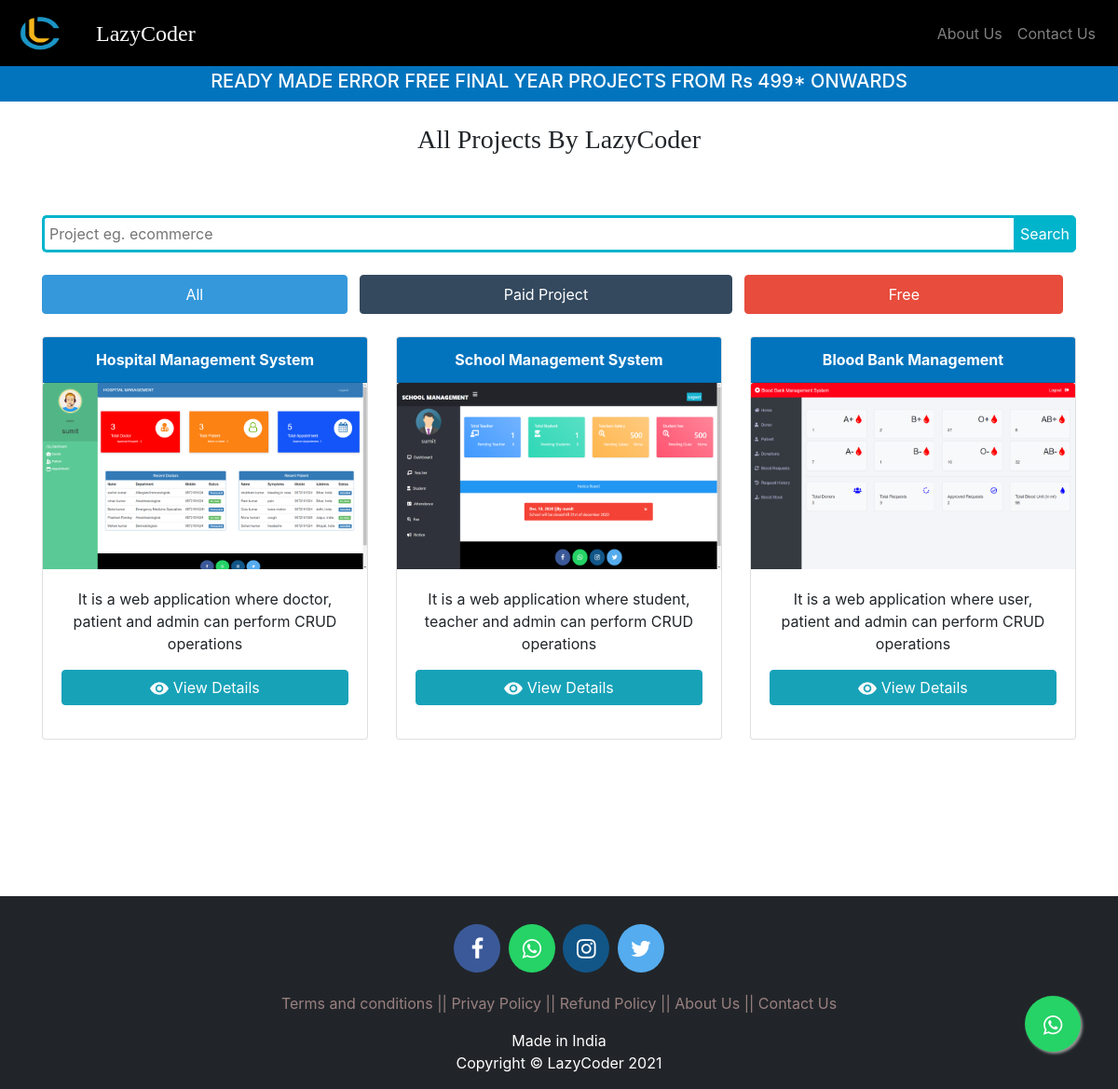
/all-projects-by-lazycoder, run on an earlier commit of the app's database.
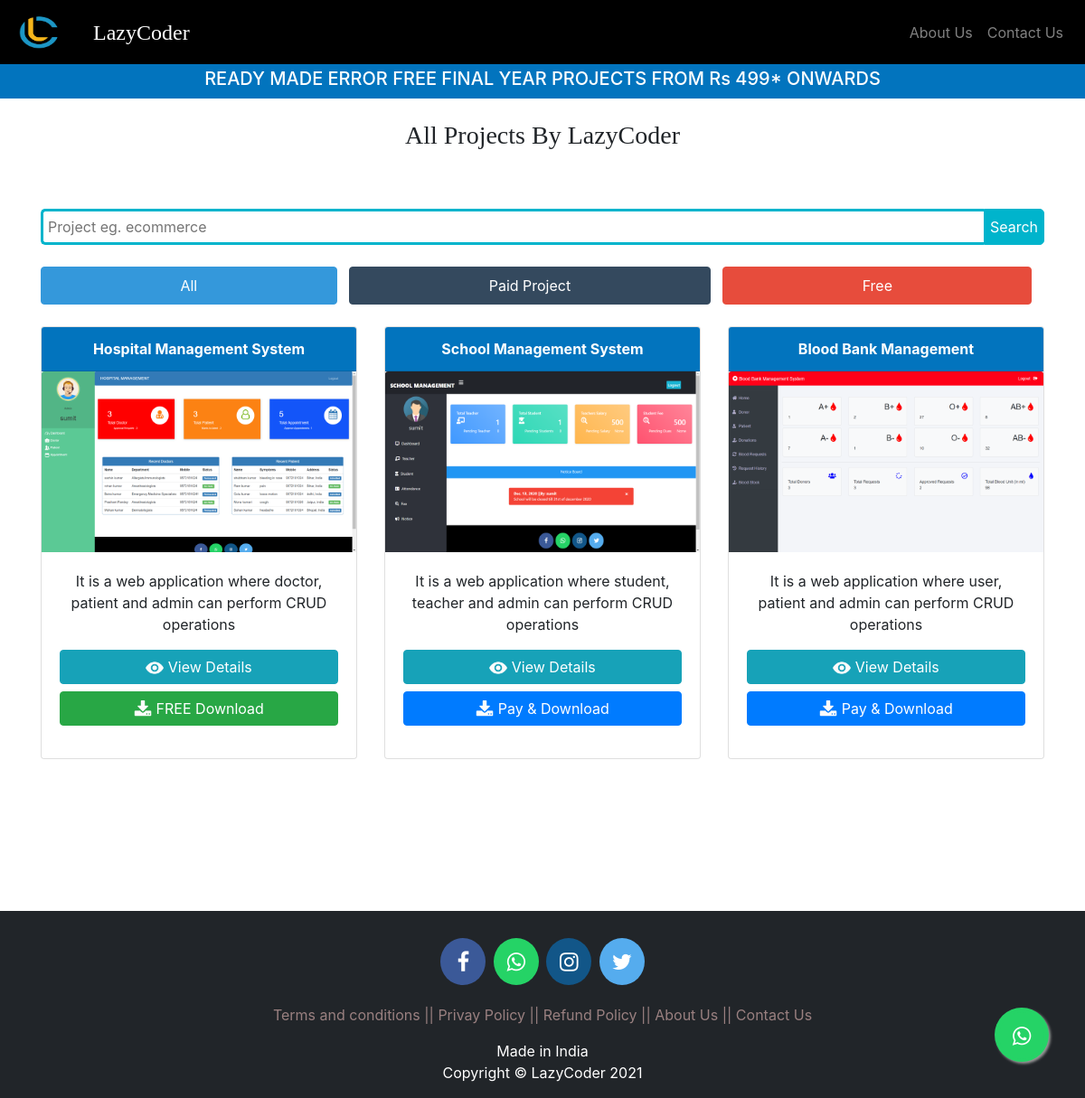
And on a later commit of the database.
### coder/models.py (models this page shows, shortened)
class Projects(models.Model):
    name=models.CharField(max_length=100)
    longnameurl=models.CharField(max_length=200,null=True)
    technologies=models.CharField(max_length=100)
    htmlpage=models.CharField(max_length=100,null=True)
    price=models.PositiveIntegerField(null=True)
    poster=models.ImageField(upload_to='projectposter/',null=True,blank=True)
    shortdescription=models.CharField(max_length=100,null=True)
    downloadlink=models.CharField(max_length=200,null=True)

### coder/views.py (the view)
# urls.py: path('all-projects-by-lazycoder', views.showallproject_view,name='all-projects-by-lazycoder'),
def showallproject_view(request):
    projects=models.Projects.objects.all()
    return render(request,'coder/all-projects-by-lazycoder.html',{'projects':projects})

### templates/coder/all-projects-by-lazycoder.html (shortened to what this page needs)
<!DOCTYPE html>
{% load static %}
<html lang="en" dir="ltr">
<head>
  <link            href="{% static "asset/css/all.css" %}" rel="stylesheet">
</head>
<body>
  {% include "coder/loader_whatsapp.html" %}
  {% include "coder/navbar.html" %}
  <br><br>
  <div class="jumbotron" style="background-color: #0274be;  padding-top: 27px;padding-bottom: 2px;border-radius:.0rem;margin-bottom: 0%;">
    <h5 style="color: white;" class="text-center xyz">READY MADE ERROR FREE FINAL YEAR PROJECTS FROM Rs 499* ONWARDS
    </h5>
  </div>
<br>
<div class="row">
  <div class="col-lg-12">
    <div class="section-heading mb-2 text-center">
      <h3 style="font-family: Monaco;">All Projects By LazyCoder</h3><br>
    </div>
  </div>
</div>
<br>
{% include "coder/searchbar.html" %}
<br>
  {% include "coder/projects.html" %}
  <br><br>
  {% include "coder/footer.html" %}
</body>
</html>

### templates/coder/loader_whatsapp.html (shortened to what this page needs)
<html>
{% load static %}
<head>
</head>
<body onload="myFunction()">
    <a href="https://api.whatsapp.com/send?phone=919572181024&text=Hello%20LazyCoder.%0d%0aHow%20are%20you%20%3f%0d%0aI%20came%20from%20your%20website.&source=&data=#"
        class="float" target="_blank">
        <i class="fa fa-whatsapp my-float"></i>
    </a>
</body>
</html>

### templates/coder/navbar.html (shortened to what this page needs)
<!DOCTYPE html>
{% load static %}
<html lang="en">
<head>
  <link rel="stylesheet" href="https://stackpath.bootstrapcdn.com/bootstrap/4.3.1/css/bootstrap.min.css">
</head>
<body>
  <div class="bs-example">
    <nav class="navbar navbar-expand-md bg-dark navbar-dark fixed-top">
    <a href="/"><img src="{% static "images/logo.png" %}" style="width:55px;height:55px;" class="navbar-brand" /></a>
    <a href="/" style="color: white;" class="nav-item nav-link active"><font face = "Comic sans MS" size =" 5">LazyCoder</font></a>
      <div class="collapse navbar-collapse justify-content-between" id="navbarCollapse">
        <div class="navbar-nav">
          <a href="/aboutus" class="nav-item nav-link">About Us</a>
          <a href="/contactus" class="nav-item nav-link">Contact Us</a>
        </div>
      </div>
    </nav>
  </div>
</body>
</html>

### templates/coder/searchbar.html (shortened to what this page needs)
<!DOCTYPE html>
<html lang="en">
<head>
</head>
<body>
    <div class="container text-center" >
        <form method="get" action="/search">
          <div class="wrap">
             <div class="search">
                <input type="text" class="searchTerm" name="query" placeholder="Project eg. ecommerce">
                <input type="submit" value="Search" class="searchButton">
             </div>
          </div>
          </form>
        <br>
        <nav class="nav nav-pills nav-fill">
          <a class="nav-item nav-link btn" style="color:white; background-color: #3498db;border-color: #3498db;" href="/all-projects-by-lazycoder">All</a> &nbsp;&nbsp;&nbsp;
          <a class="nav-item nav-link btn " style="color:white; background-color: #34495eff;border-color: #34495eff;"  href="/paid-projects-by-lazycoder"><span class="promo">Paid Project</span>
            </a>&nbsp;&nbsp;&nbsp;
          <a class="nav-item nav-link btn" style="color:white; background-color: #e74c3c;border-color: #e74c3c;" href="/free-projects-by-lazycoder">Free</a>&nbsp;&nbsp;&nbsp;
            </nav>
      </div>
</body>
</html>

### templates/coder/projects.html (shortened to what this page needs)
<!DOCTYPE html>
{% load static %}
<html lang="en">
<head>
</head>
<body>
  <div class="container">
    <div class="row">
      {% for p in projects %}
      <div class="col-xl col-sm-4">
        <div class="card">
          <div class="card-header bg-primary text-center" style="color: white;"><strong>{{p.name}}
            </strong></div>
          <img src="{% static p.poster.url %}" height="200px" width="200px" class="card-img-top" alt="...">
          <div class="card-body">
            <p class="card-text">{{p.shortdescription}}</p>
            <p class="text-center">
              <a href="{% url 'viewproject' p.longnameurl  %}" class="btn btn-info btn-block" style="margin-right:5px;"><img src="{% static "images/view.png" %}" height="20px" width="20px">
                View Details</a>
              {% if p.price == 0 %}
              <a href="{% url 'downloadproject' p.longnameurl  %}" class="
                btn btn-success btn-block"><img src="{% static "images/download.png" %}" height="20px" width="20px">  FREE Download</a>
              {% endif %}
              {% if p.price > 0 %}
              <a href="{% url 'downloadproject' p.longnameurl  %}" class="
                btn btn-primary btn-block"><img src="{% static "images/download.png" %}" height="20px" width="20px">  Pay & Download</a>
              {% endif %}
              </p>
          </div>
        </div>
      </div>
      {% if forloop.counter|divisibleby:"3" %}
    </div><br>
    <div class="row">
      <br><br>
      {% endif %}
      {% endfor %}
    </div>
    <br>
    <br>
  </div>
</body>
</html>

### templates/coder/footer.html (shortened to what this page needs)
<!DOCTYPE html>
<html>
<head>
  <link rel="stylesheet" href="https://maxcdn.bootstrapcdn.com/font-awesome/4.7.0/css/font-awesome.min.css">
</head>
<footer>
  <p>
    <a href="https://facebook.com/lazycoderonline" class="fa fa-facebook"></a>
    <a href="https://api.whatsapp.com/send?phone=919572181024&text=Hello%20LazyCoder.%0d%0aHow%20are%20you%20%3f%0d%0aI%20came%20from%20your%20website.&source=&data=#" class="fa fa-whatsapp"></a>
    <a href="https://instagram.com/lazycoderonline" class="fa fa-instagram"></a>
    <a href="https://twitter.com/lazycoderonline" class="fa fa-twitter"></a>
  </p>
  <p style="color: #9a8080;">
    <a href="/terms" style="text-decoration: none;color: #9a8080;">Terms and conditions</a> ||
    <a href="/privacy" style="text-decoration: none;color: #9a8080;">Privay Policy</a> ||
    <a href="/refund" style="text-decoration: none;color: #9a8080;">Refund Policy</a> ||
    <a href="/aboutus" style="text-decoration: none;color: #9a8080;">About Us</a> ||
    <a href="/contactus" style="text-decoration: none;color: #9a8080;">Contact Us</a>
  </p>
  <div class="container">
    <div class="row">
      <div class="col-md-12 col-sm-12">
        <div style="color:#ffffff;" class="wow fadeInUp footer-copyright">
          <p>Made in India <br>
            Copyright &copy; LazyCoder 2021 </p>
        </div>
      </div>
    </div>
  </div>
</footer>
</html>

### static/asset/css/all.css (style rules this page uses)
.fa, .fas, .far, .fal, .fad, .fab { -moz-osx-font-smoothing: grayscale; -webkit-font-smoothing: antialiased; display: inline-block; font-style: normal; font-variant: normal; text-rendering: auto; line-height: 1; }
.fa-facebook:before { content: "\f09a"; }
.fa-instagram:before { content: "\f16d"; }
.fa-twitter:before { content: "\f099"; }
.fa-whatsapp:before { content: "\f232"; }
.fa, .fas { font-family: 'Font Awesome 5 Free'; font-weight: 900; }

### templates/coder/all-projects-by-lazycoder.html (style rules this page uses)
.promo { animation: promo 4s linear infinite; }
@media screen and (min-width: 601px) { .xyz { font-size: 20px; } }

### templates/coder/navbar.html (style rules this page uses)
.bs-example { margin: 0px; }
.bg-dark { background-color: #000000!important; }
.navbar-brand { font-size: 20px; font-family: sans-serif; }

### templates/coder/searchbar.html (style rules this page uses)
.promo { animation: promo 4s linear infinite; }
.search { width: 100%; position: relative; display: flex; }
.searchTerm { width: 100%; border: 3px solid #00B4CC; border-right: none; padding: 5px; border-radius: 5px 0 0 5px; outline: none; color: #9DBFAF; }
.searchButton { border: 1px solid #00B4CC; background: #00B4CC; color: #fff; border-radius: 0 5px 5px 0; cursor: pointer; }

### templates/coder/projects.html (style rules this page uses)
.bg-primary { background-color: #0274be!important; }

### templates/coder/footer.html (style rules this page uses)
footer { padding: 0px 0px 0px 0px; background-color: #212529; margin: 0px; }
.fa { padding: 14px; font-size: 24px; width: 50px; text-align: center; text-decoration: none; margin: 5px 2px; border-radius: 50%; }
.fa-facebook { background: #3B5998; color: white; margin-top: 30px; }
.fa-whatsapp { background: #25d366; color: white; }
.fa-twitter { background: #55ACEE; color: white; }
.fa-instagram { background: #125688; color: white; }
p { text-align: center; }

What changed in the data, as far as the page shows it:
changed Projects "Hospital Management System": price: picture added; now shows "FREE Download"
changed Projects "School Management System": price: picture added; now shows "Pay & Download"
changed Projects "Blood Bank Management": price: picture added; now shows "Pay & Download"
